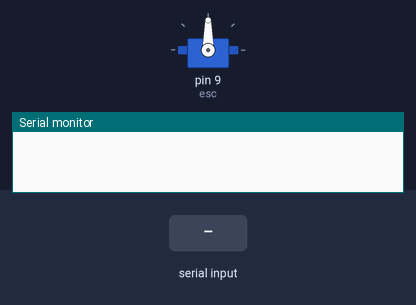
This sketch was run on a simulated Arduino Uno, built with avr-gcc and run on an emulated ATmega328P. Shown: servo, the last lines printed to the serial monitor. The test bench sets the inputs (shaded band).

Above: at 1.2 s.
1.3 s: "V" received over Serial
At 2.0 s:
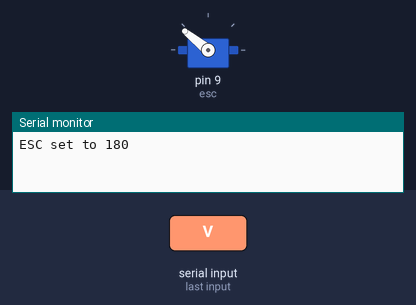
2.8 s: "v" received over Serial
At 3.1 s:
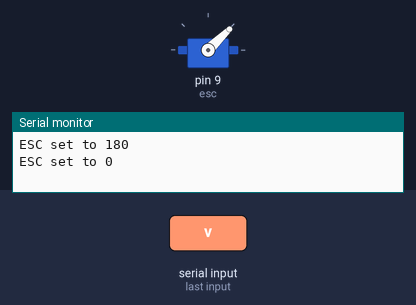
Timing chart, 0 to 5.8 s (numbered marks = the images above; inputs shaded):
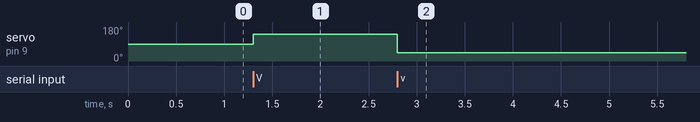

Measured:
- after the input at 1.3 s, servo on pin 9 (esc): 90° → 141° at once
- after the input at 2.8 s, servo on pin 9 (esc): 141° → 44° at once

The sketch:

bluetooth_code.ino
```cpp
#include <Servo.h>

Servo esc;  // Create a Servo object to control the ESC
char command;  // Variable to store the received command

void setup() {
  esc.attach(9); // Attaches the ESC signal wire to pin 9
  Serial.begin(9600);  // Initialize serial communication
}

void loop() {
  if (Serial.available() > 0) {
    command = Serial.read(); // Read the incoming command

    if (command == 'V') {
      esc.writeMicroseconds(2000); // Set ESC to 180 degrees (full throttle)
      Serial.println("ESC set to 180");
    } else if (command == 'v') {
      esc.writeMicroseconds(1000); // Set ESC to 0 degrees (no throttle)
      Serial.println("ESC set to 0");
    }
  }
}
```
